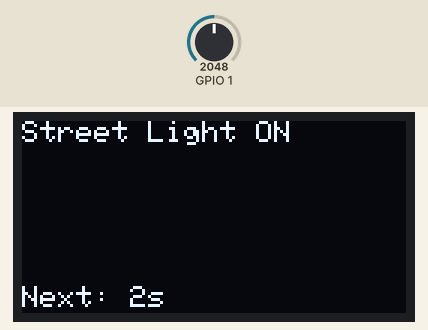
This sketch was run on a simulated ESP32. Parts: 128×64 one-colour display. The test bench sets the inputs (shaded band); at power-on: GPIO 1 = 2048. WiFi joins after 1.5 s; servers stay silent unless stated; web services answer with replies made up by the test bench; what the sketch prints to the serial monitor is not drawn.

Above: at 2.7 s.
2.8 s: GPIO 1 set to 1027
5.8 s: GPIO 1 set to 940
At 8.6 s:
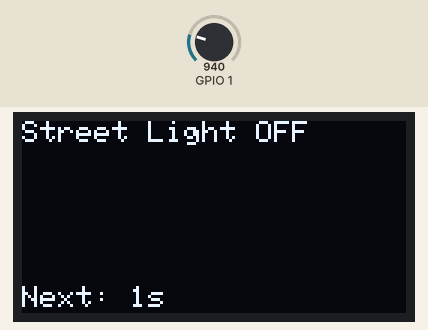
8.8 s: GPIO 1 set to 0
At 10.0 s:
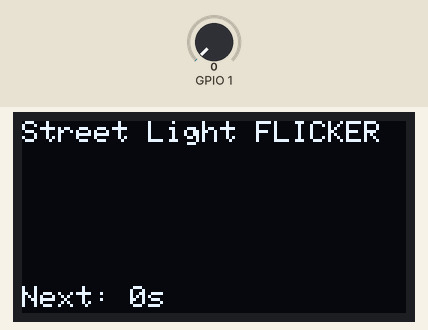
11.8 s: GPIO 1 set to 1040
At 14.0 s:
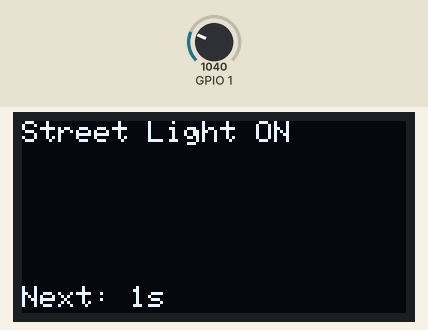
14.8 s: GPIO 1 set to 160
At 15.61 s:
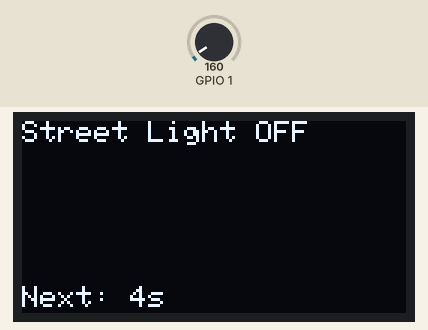
17.2 s: GPIO 1 set to 1228
At 21.0 s:
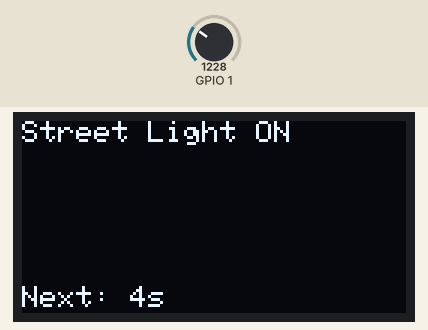
Timing chart, 0 to 21.2 s (numbered marks = the images above; inputs shaded):
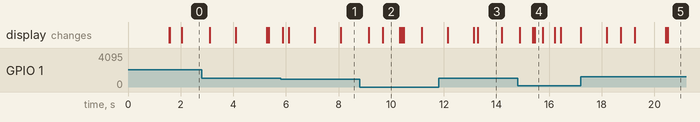

Measured:
- the behaviour switches between 1000 and 999 on GPIO 1 (found by bisection; images 0 and 1)
- after the input at 5.8 s, the display: first changes after 0.08 s (image 1 shows a later state)
- after the input at 8.8 s, the display: first differs from a run without the input after 0.87 s (image 2)
- after the input at 11.8 s, the display: first differs from a run without the input after 1.5 s (image 3)
- after the input at 14.8 s, the display: first changes after 0.08 s (image 4 shows a later state)
- after the input at 17.2 s, the display: first differs from a run without the input after 1.5 s (image 5 shows a later state)
- what the display in image 2 shows lasts 0.6 s, from 9.7 s to 10.3 s

The sketch:

main.ino
```cpp
#include <Wire.h>
#include <cmath>
#include <Adafruit_GFX.h>
#include <Adafruit_SH110X.h>
#include <vector>

#include <WiFi.h>
#include <HTTPClient.h>


const char* ssid = "Galaxy A15 5G 5F49";
const char* password = "y3425ygu";

// ThingSpeak settings
const char* thingSpeakServer = "http://api.thingspeak.com/update";
const char* apiKey = "*****";
unsigned long channelID = 3089109;

// ThingSpeak timing
unsigned long lastThingSpeakUpdate = 0;
const unsigned long thingSpeakInterval = 5000;

#define SCREEN_WIDTH 128
#define SCREEN_HEIGHT 64
#define OLED_I2C_ADDRESS 0x3C

Adafruit_SH1106G display(SCREEN_WIDTH, SCREEN_HEIGHT, &Wire, -1);

std::vector<int> sensorValues;
int counter = 0;
int flicker_cycle = 0;
bool t = false;
String state[] = {"Street Light OFF", "Street Light ON", "Street Light FLICKER"};
int status_code = 0;

void setup() {
  // Serial.begin(9600);

  Serial.begin(115200);

  WiFi.begin(ssid, password);

  while (WiFi.status() != WL_CONNECTED) {
    delay(500);
    Serial.println("Connecting to WiFi..");
  }

  Serial.println("Connected to the WiFi network");

  // Wire.begin(21, 22);

  if(!display.begin(OLED_I2C_ADDRESS)) {
    Serial.println(F("SH1106 allocation failed"));
    for(;;);
  }

  display.clearDisplay();
  display.setTextSize(1);
  display.setTextColor(SH110X_WHITE);
  display.setCursor(0,0);
  display.println(F("Hello, Arduino!"));
  display.display();
}

double standard_deviation(const std::vector<int>& sv) {
  if (sv.empty()) return 0;

  double mean = 0;
  for (size_t j = 0; j < sv.size(); j++) {
    mean += sv[j];
  }
  mean /= sv.size();

  double variance = 0;
  for (size_t j = 0; j < sv.size(); j++) {
    variance += pow(sv[j] - mean, 2);
  }
  variance /= sv.size();

  return sqrt(variance);
}

void sendToThingSpeak(int lightLevel, int stdDev, int status) {
  if (WiFi.status() == WL_CONNECTED) {
    HTTPClient http;

    // Create the URL with parameters
    String url = String(thingSpeakServer) + "?api_key=" + String(apiKey) +
                 "&field1=" + String(lightLevel) +
                 "&field2=" + String(stdDev) +
                 "&field3=" + String(status);

    Serial.println("Sending to ThingSpeak: " + url);

    http.begin(url);
    int httpCode = http.GET();

    if (httpCode > 0) {
      String payload = http.getString();
      Serial.println("ThingSpeak Response: " + payload);

      // Show success on display
      display.setCursor(0, 55);
      display.print("TS: ");
      display.print(httpCode == 200 ? "OK" : "ERR");
    } else {
      Serial.println("ThingSpeak Error: " + String(httpCode));
      display.setCursor(0, 55);
      display.print("TS: FAIL");
    }

    http.end();
  } else {
    Serial.println("WiFi not connected!");
    display.setCursor(0, 55);
    display.print("TS: NO WIFI");
  }
}

void loop() {
  if (counter >= 20) {
    t = true;
    counter = 0;
  } else {
    counter++;
  }

  int sensorValue = analogRead(1);

  display.clearDisplay();
  display.setCursor(0, 0);

  sensorValues.push_back(sensorValue);

  if (sensorValues.size() > 20) {
    sensorValues.erase(sensorValues.begin());
  }
  int sd = standard_deviation(sensorValues);

  if (sensorValue < 1000 && sd < 200){
    status_code = 0;
  } else if (sensorValue >= 1000 && sd <= 200){
    status_code = 1;
  } else if (sd > 400){
    flicker_cycle += 1;
    if (flicker_cycle > 20){
      status_code = 2;
      flicker_cycle = 0;
    }
  }
  display.println(state[status_code]);

  unsigned long currentTime = millis();
  if (currentTime - lastThingSpeakUpdate >= thingSpeakInterval) {
    sendToThingSpeak(sensorValue, sd, status_code);
    lastThingSpeakUpdate = currentTime;
  } else {
    // Show countdown to next update
    display.setCursor(0, 55);
    display.print("Next: ");
    display.print((thingSpeakInterval - (currentTime - lastThingSpeakUpdate)) / 1000);
    display.print("s");
  }

  Serial.println(sensorValue);

  display.display();
  delay(50);
}
```
